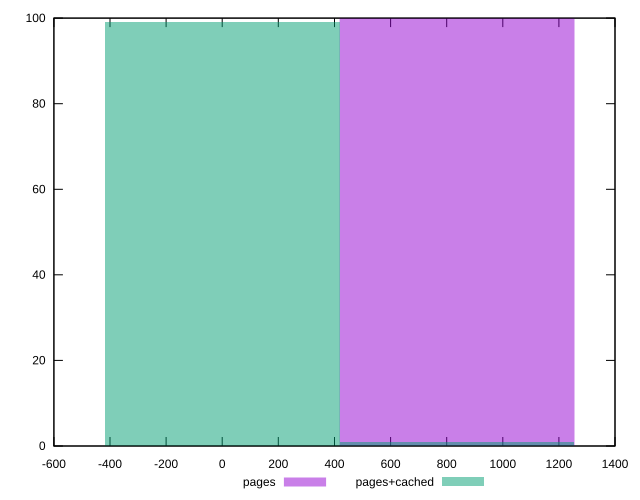

Here is the gnuplot script that generated this plot:
reset
set terminal svg size 640, 500 enhanced background rgb 'white'
set output "report_00007_2020-12-11T15:55:29.892Z/network-server-latency/comparison/histogram/1_vs_2.svg"

$pages <<EOF
842.8686068765131 100
EOF

$pagesCached <<EOF
842.8686068765131 1
0 99
EOF

set key outside below
set boxwidth 842.8686068765131
set yrange [0:100]
set style fill transparent solid 0.5 noborder

plot \
  $pages title "pages" with boxes, \
  $pagesCached title "pages+cached" with boxes, \


reset
